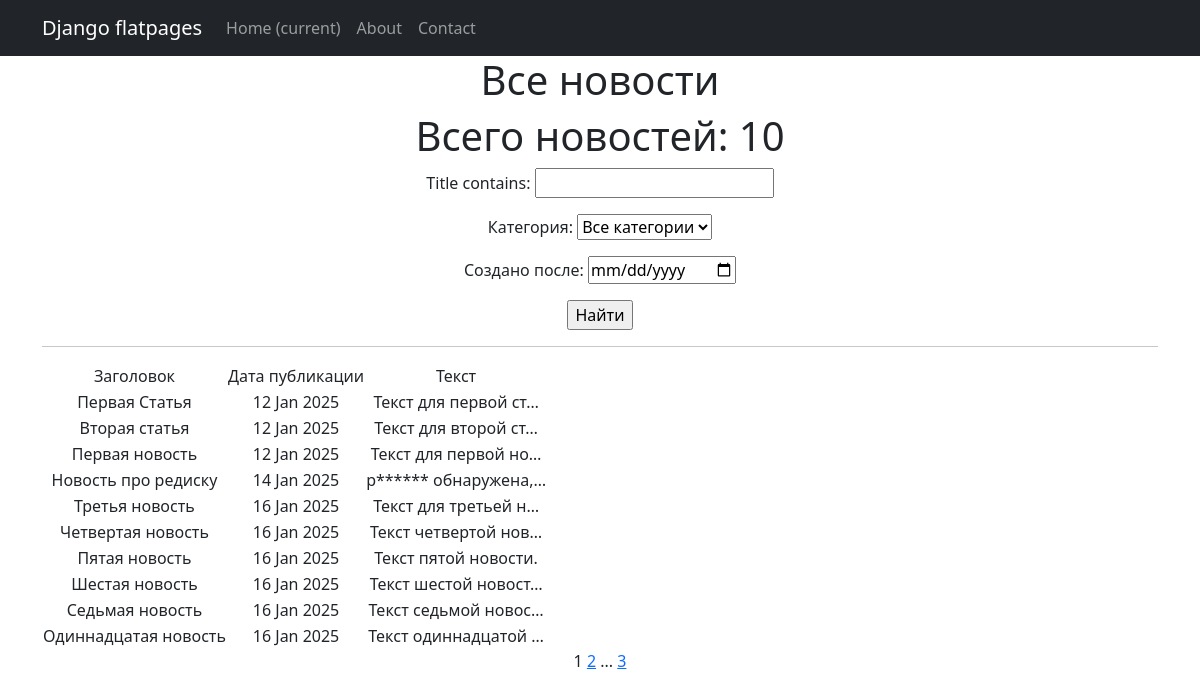
The app's page /news/search/ with its own data.
### news_app/models.py (models this page shows, shortened)
class Post(models.Model):
    ARTICLE = 'AR'
    NEWS = 'NW'
    POST_TYPES = [
        (ARTICLE, 'Article'),
        (NEWS, 'News'),
    ]
    author = models.ForeignKey(Author, on_delete=models.CASCADE)
    type = models.CharField(max_length=2, choices=POST_TYPES, default=NEWS)
    created_at = models.DateTimeField(auto_now_add=True)
    categories = models.ManyToManyField(Category, through='PostCategory')
    title = models.CharField(max_length=128)
    text = models.TextField()
    rating = models.IntegerField(default=0)

### news_app/views.py (the view)
# urls.py: path('search/', PostSearch.as_view(), name='post_search'),
class PostSearch(ListView):
    model = Post
    ordering = 'created_at'
    template_name = 'news_search.html'
    context_object_name = 'posts'
    paginate_by = 10
    def get_queryset(self):
        queryset = super().get_queryset()
        self.filterset = PostFilter(self.request.GET, queryset)
        return self.filterset.qs
    def get_context_data(self, **kwargs):
        context = super().get_context_data(**kwargs)
        context['filterset'] = self.filterset
        return context

### news_app/models.py (called while the page is built)
    def __str__(self):
        return self.name

### news_app/templatetags/censor_filters.py (called while the page is built)
@register.filter(name='censor')
def censor(value):
    if not isinstance(value, str):
        raise ValueError("Censor filter can only be applied to strings.")
    for word in BAD_WORDS:
        value = value.replace(word, f"{word[0]}{'*' * (len(word) - 1)}")
        value = value.replace(word.capitalize(), f"{word[0]}{'*' * (len(word) - 1)}")
    return value

### news_app/templatetags/custom_tags.py (called while the page is built)
@register.simple_tag(takes_context=True)
def url_replace(context, **kwargs):
   d = context['request'].GET.copy()
   for k, v in kwargs.items():
       d[k] = v
   return d.urlencode()

### templates/news_search.html (shortened to what this page needs)
{% extends 'flatpages/default.html' %}
{% load censor_filters %}
{% load custom_tags %}
{% block content %}
    <h1>Все новости</h1>
    <h1>Всего новостей: {{ posts|length }}</h1>
    <form action="" method="get">
        {{ filterset.form.as_p }}
        <input type="submit" value="Найти" />
    </form>
    <hr>
    {% if posts %}
        <table>
            <tr>
                <td>Заголовок</td>
                <td>Дата публикации</td>
                <td>Текст</td>
            </tr>
            {% for post in posts %}
            <tr>
                <td>{{ post.title|censor }}</td>
                <td>{{ post.created_at|date:'d M Y'  }}</td>
                <td>{{ post.text|truncatechars:20|censor }}</td>
            </tr>
            {% endfor %}
        </table>
    {% else %}
        <h2>Новостей нет!</h2>
    {% endif %}
    {{ page_obj.number }}
    {% if page_obj.has_next %}
        <a href="?{% url_replace page=page_obj.next_page_number %}">{{ page_obj.next_page_number }}</a>
        {% if paginator.num_pages != page_obj.next_page_number %}
            ...
            <a href="?{% url_replace page=page_obj.paginator.num_pages %}">{{ page_obj.paginator.num_pages }}</a>
        {% endif %}
    {% endif %}
{% endblock content %}

### records on screen
Post: title|censor "Первая Статья", created_at "12 Jan 2025", text|censor "Текст для первой ст…"
Post: title|censor "Вторая статья", created_at "12 Jan 2025", text|censor "Текст для второй ст…"
Post: title|censor "Первая новость", created_at "12 Jan 2025", text|censor "Текст для первой но…"
Post: title|censor "Новость про редиску", created_at "14 Jan 2025", text|censor "р****** обнаружена,…"
Post: title|censor "Третья новость", created_at "16 Jan 2025", text|censor "Текст для третьей н…"
Post: title|censor "Четвертая новость", created_at "16 Jan 2025", text|censor "Текст четвертой нов…"
Post: title|censor "Пятая новость", created_at "16 Jan 2025", text|censor "Текст пятой новости."
Post: title|censor "Шестая новость", created_at "16 Jan 2025", text|censor "Текст шестой новост…"
Post: title|censor "Cедьмая новость", created_at "16 Jan 2025", text|censor "Текст седьмой новос…"
Post: title|censor "Одиннадцатая новость", created_at "16 Jan 2025", text|censor "Текст одиннадцатой …"

### other values on screen
{{ posts|length }} "10"
{{ page_obj.number }} "1"
{{ page_obj.next_page_number }} "2"
{{ page_obj.paginator.num_pages }} "3"
